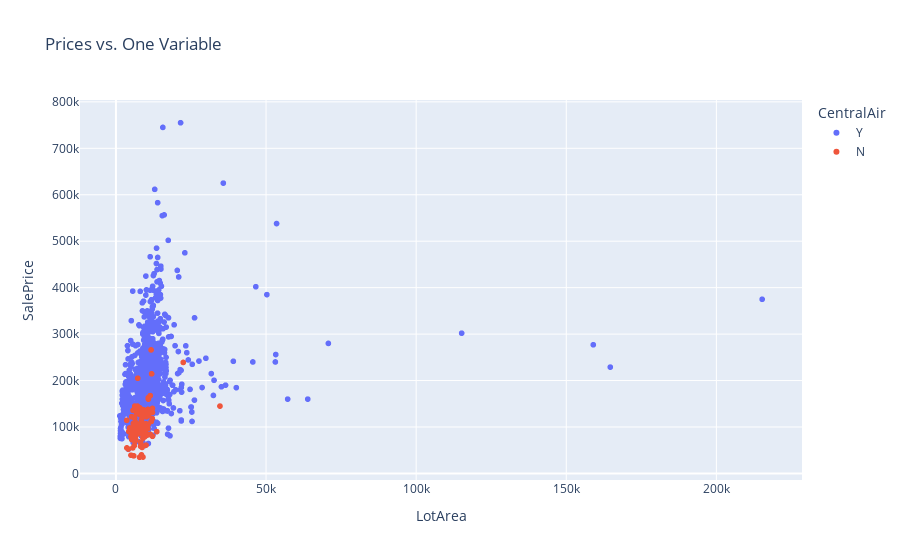

This figure's notebook cell:
### Code cell
plot_scatter(prices_df.LotArea)

### Figure 1 — Plotly figure (JSON) as saved in the notebook; plotly's stock layout.template omitted (floating-point values rounded to 4 significant figures; data arrays with more than 128 entries replaced by an {"elided": "..."} marker saying what was removed)
{"data": [{"customdata": {"elided": "1365x1 str values"}, "hovertemplate": "CentralAir=Y<br>LotArea=%{x}<br>SalePrice=%{y}<br>HeatingQC=%{customdata[0]}<extra></extra>", "legendgroup": "Y", "marker": {"color": "#636efa", "symbol": "circle"}, "mode": "markers", "name": "Y", "showlegend": true, "type": "scattergl", "x": {"elided": "1365 int values"}, "xaxis": "x", "y": {"elided": "1365 int values"}, "yaxis": "y"}, {"customdata": [["Fa"], ["TA"], ["TA"], ["TA"], ["TA"], ["Gd"], ["TA"], ["TA"], ["Ex"], ["Fa"], ["TA"], ["Gd"], ["Fa"], ["TA"], ["Fa"], ["Gd"], ["Gd"], ["Gd"], ["Gd"], ["Ex"], ["Po"], ["Gd"], ["TA"], ["Fa"], ["TA"], ["Gd"], ["TA"], ["TA"], ["TA"], ["Fa"], ["TA"], ["TA"], ["Fa"], ["TA"], ["TA"], ["Fa"], ["TA"], ["Fa"], ["TA"], ["Ex"], ["Ex"], ["TA"], ["Fa"], ["TA"], ["Fa"], ["Fa"], ["TA"], ["Fa"], ["Gd"], ["TA"], ["TA"], ["TA"], ["TA"], ["TA"], ["TA"], ["Ex"], ["Gd"], ["TA"], ["Ex"], ["TA"], ["TA"], ["TA"], ["TA"], ["Fa"], ["TA"], ["TA"], ["TA"], ["Fa"], ["Fa"], ["TA"], ["TA"], ["Ex"], ["TA"], ["Fa"], ["TA"], ["TA"], ["Gd"], ["Fa"], ["Gd"], ["TA"], ["TA"], ["Fa"], ["TA"], ["TA"], ["TA"], ["Fa"], ["Fa"], ["Fa"], ["TA"], ["TA"], ["TA"], ["Ex"], ["Fa"], ["Fa"], ["Gd"]], "hovertemplate": "CentralAir=N<br>LotArea=%{x}<br>SalePrice=%{y}<br>HeatingQC=%{customdata[0]}<extra></extra>", "legendgroup": "N", "marker": {"color": "#EF553B", "symbol": "circle"}, "mode": "markers", "name": "N", "showlegend": true, "type": "scattergl", "x": [6324, 8500, 6040, 8472, 7200, 5790, 10778, 8470, 7200, 10625, 8500, 6780, 9600, 5604, 9906, 5000, 9142, 5232, 7264, 5687, 5000, 11888, 6402, 8544, 9084, 10020, 9000, 34650, 22420, 8160, 4280, 12108, 4571, 10800, 7879, 10594, 10800, 5000, 6858, 12150, 3600, 8248, 6120, 6629, 9600, 5600, 9873, 10800, 8544, 11700, 8405, 8100, 8712, 6000, 12155, 8000, 6600, 6204, 8765, 6120, 6270, 9000, 7136, 5925, 10800, 11414, 10880, 9786, 10206, 9825, 7200, 11500, 13600, 8544, 8400, 6180, 6342, 12180, 6240, 10680, 8525, 9600, 10120, 6600, 6627, 3636, 4118, 5250, 6292, 8212, 8520, 10800, 7200, 8854, 11767], "xaxis": "x", "y": [68500, 40000, 82000, 110000, 101000, 107400, 136500, 85000, 133900, 83000, 115000, 84500, 79000, 98000, 107000, 79000, 137000, 73000, 205000, 135900, 87000, 214500, 78000, 87500, 95000, 61000, 76000, 145000, 239000, 126000, 90350, 118000, 98000, 160000, 34900, 96500, 106250, 39300, 128000, 131500, 114504, 67000, 60000, 103600, 87000, 55000, 129000, 163000, 93500, 265979, 98000, 106000, 55993, 93000, 140000, 141000, 109500, 118500, 106500, 88000, 145000, 35311, 145000, 37900, 135000, 167500, 125000, 91000, 82000, 100000, 85000, 84000, 90000, 92900, 60000, 102000, 94000, 80000, 80500, 137900, 130000, 129500, 122000, 107500, 72500, 55000, 52500, 122000, 91000, 58500, 136000, 163000, 90000, 121000, 112000], "yaxis": "y"}], "layout": {"legend": {"title": {"text": "CentralAir"}, "tracegroupgap": 0}, "title": {"text": "Prices vs. One Variable"}, "xaxis": {"anchor": "y", "domain": [0, 1], "title": {"text": "LotArea"}}, "yaxis": {"anchor": "x", "domain": [0, 1], "title": {"text": "SalePrice"}}}}
